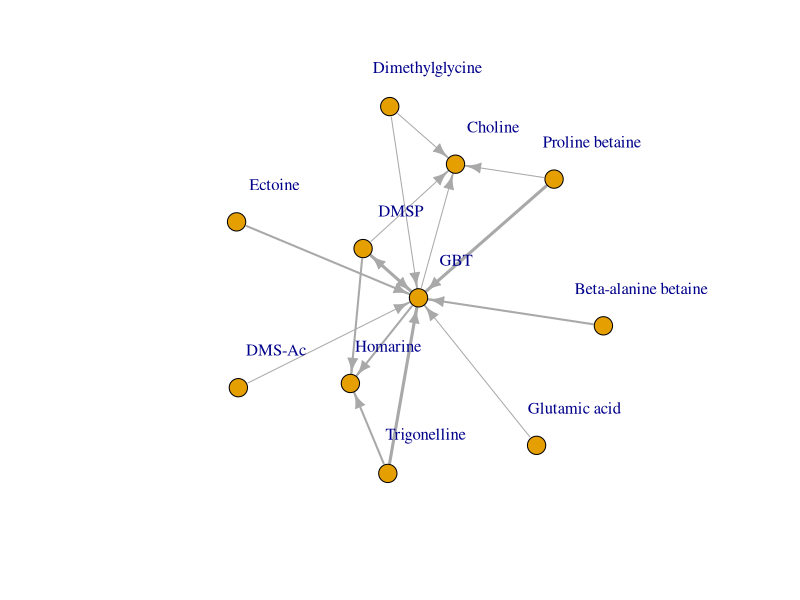

The R script that drew this image: (Note: this script raises an error after producing the figure.)


library(tidyverse)
library(igraph)


#data
synth.dat <- read_csv("Meta_Data/Data_From_Other_Studies/Uptake_Comp_Lit_Synth.csv")



#make inhibitory network

##identify robustly identified inhibitors (n>1)
inhib.comps <- synth.dat %>%
  mutate(Inhib_Effect = case_when(Perc_of_Control < 75 & !Signif_Inhib == "No" ~ 1,
                                  TRUE ~ -1)) %>%
  group_by(Compound_inhib) %>%
  summarize(inhib_score = sum(Inhib_Effect)) %>%
  filter(inhib_score > 0)

##make inhbitory dataset 
dat.inhib <- synth.dat %>%
#  filter(Perc_of_Control < 75 & !Signif_Inhib == "No") %>%
  filter(Compound_inhib %in% inhib.comps$Compound_inhib) %>%
  group_by(Compound_Test, Compound_inhib) %>%
  summarize(count = n()) %>%
  ungroup()



###define nodes
nodes.b <- dat.inhib %>%
  select(Compound_Test) %>%
  unique() %>%
  rename("node" = Compound_Test)

nodes.a <- dat.inhib %>%
  select(Compound_inhib) %>%
  unique() %>%
  rename("node" = Compound_inhib)

nodes.all <- full_join(nodes.a, nodes.b)

###define edges
edges <- dat.inhib %>%
  select(Compound_inhib, Compound_Test, count)

net <- graph_from_data_frame(d=edges, vertices = nodes.all, directed = T)

#Make edge withs proportional to number of experiments
E(net)$width <- (E(net)$count^1)

###plot network
plot(net, vertex.size = 10, vertex.label.dist = 4, edge.arrow.size = 0.8)




########Make noninhibitory network:
#make inhibitory network

##identify robustly identified inhibitors (n>1)
noninhib.comps <- synth.dat %>%
  filter(Inhib == "No") %>%
  group_by(Compound_inhib) %>%
  summarize(count = n()) %>%
  filter(count > 1)

##make inhbitory dataset 
dat.noninhib <- synth.dat %>%
  filter(Inhib == "No") %>%
  filter(Compound_inhib %in% noninhib.comps$Compound_inhib) %>%
  group_by(Compound_Test, Compound_inhib) %>%
  summarize(count = n()) %>%
  ungroup()



###define nodes
n.nodes.a <- dat.noninhib %>%
  select(Compound_Test) %>%
  unique() %>%
  rename("node" = Compound_Test)

n.nodes.b <- dat.noninhib %>%
  select(Compound_inhib) %>%
  unique() %>%
  rename("node" = Compound_inhib)

n.nodes.all <- full_join(n.nodes.a, n.nodes.b)

###define edges
n.edges <- dat.noninhib

n.net <- graph_from_data_frame(d=n.edges, vertices = n.nodes.all, directed = F)

#Make edge withs proportional to number of experiments
E(n.net)$width <- (E(n.net)$count^1)*2

###plot network
plot(n.net, vertex.size = 8, vertex.label.dist = 4, edge.color = "darkred")
































